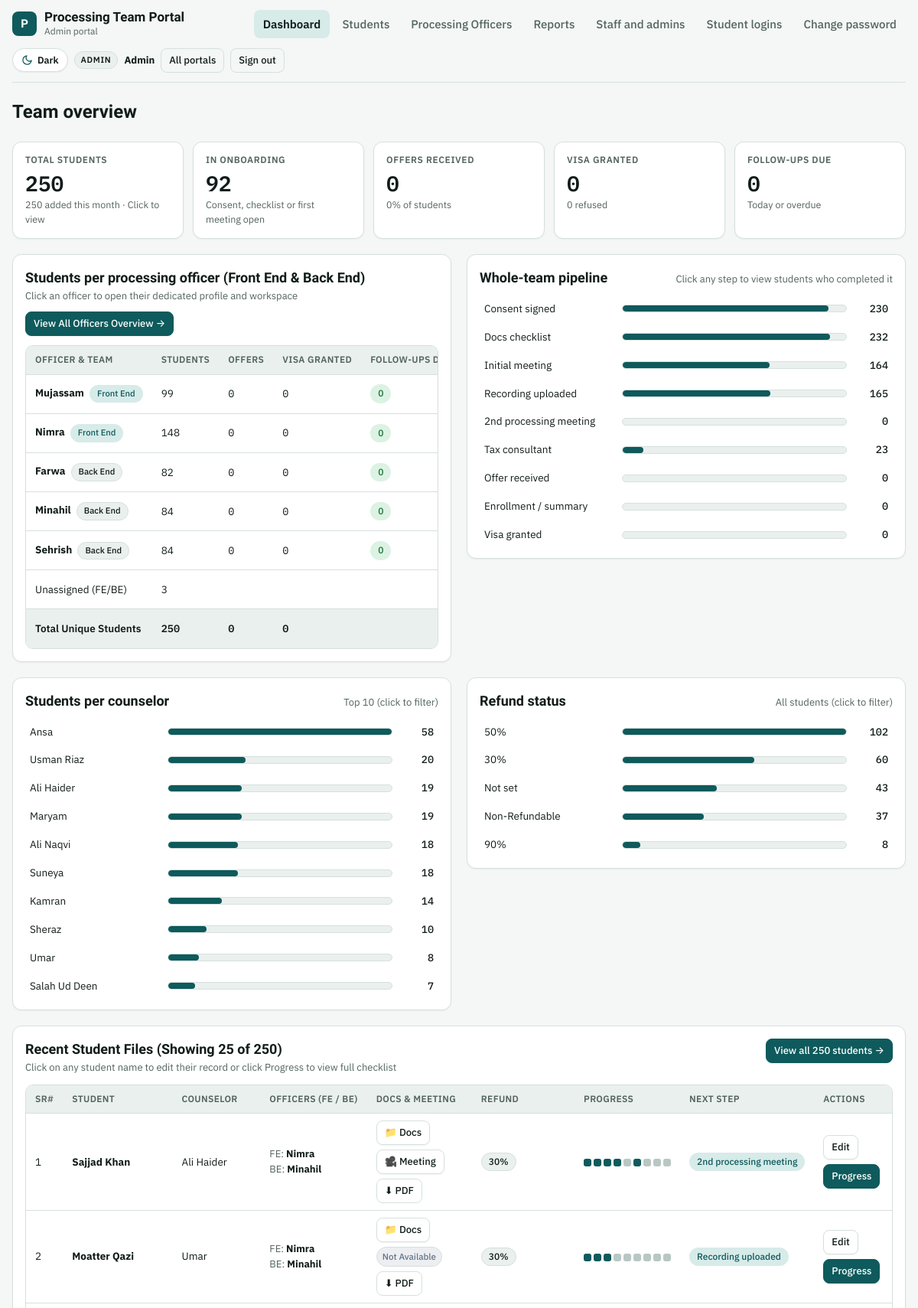
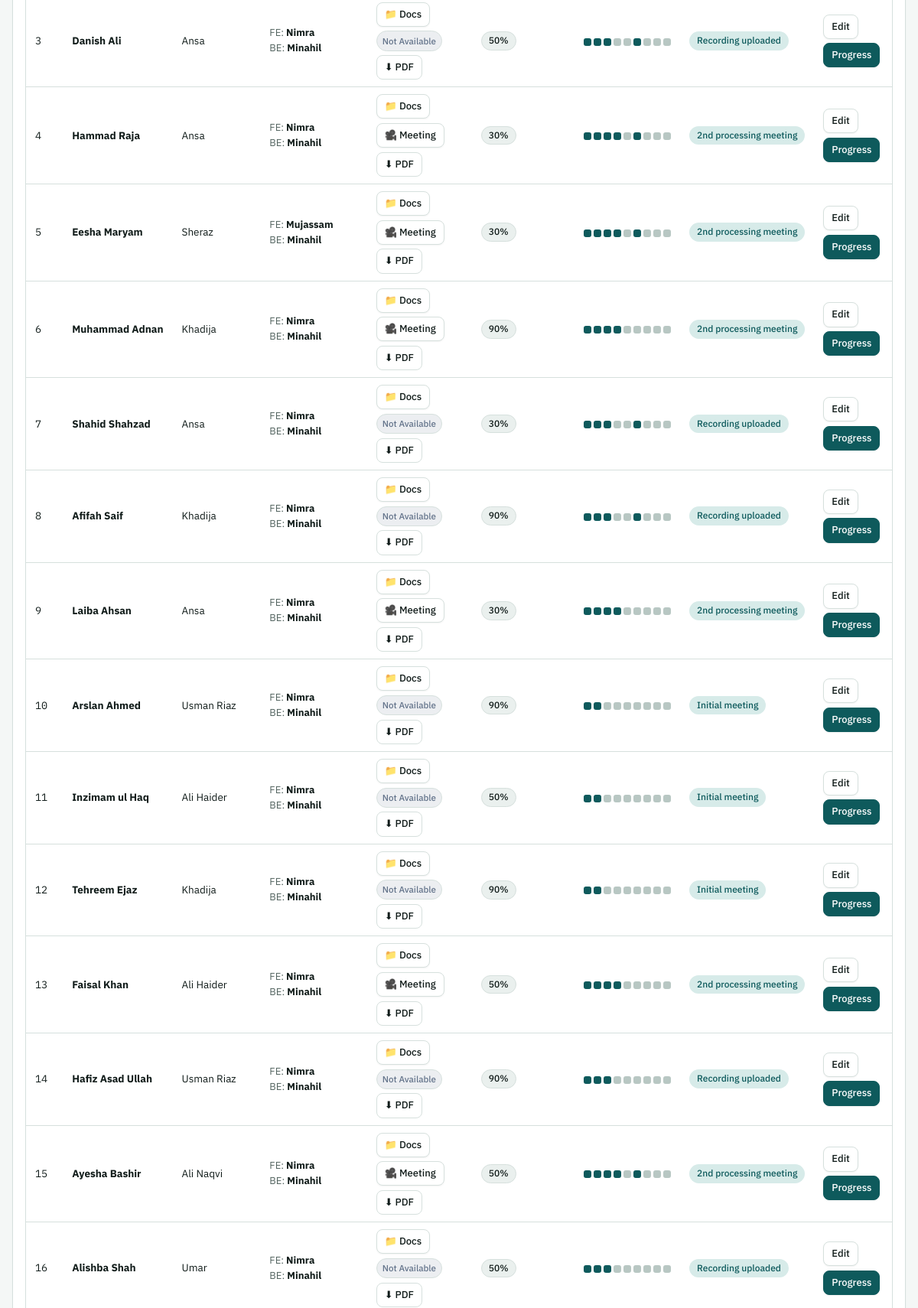
/admin/index.php (signed in, upper part), run on the app's committed database (2 pictures, top to bottom).
### tables this page shows
CREATE TABLE users (
  id                   INTEGER PRIMARY KEY AUTOINCREMENT,
  name                 TEXT NOT NULL,
  username             TEXT NOT NULL UNIQUE,
  password_hash        TEXT NOT NULL,
  role                 TEXT NOT NULL CHECK(role IN ('admin','officer','student')),
  student_id           INTEGER NULL UNIQUE,
  active               INTEGER NOT NULL DEFAULT 1,
  must_change_password INTEGER NOT NULL DEFAULT 1,
  last_login           TEXT NULL,
  created_at           TEXT NOT NULL, department TEXT DEFAULT 'backend',
  FOREIGN KEY (student_id) REFERENCES students(id) ON DELETE CASCADE
);

CREATE TABLE students (
  id                INTEGER PRIMARY KEY AUTOINCREMENT,
  name              TEXT NOT NULL,
  counselor         TEXT NULL,
  officer_id        INTEGER NULL,
  entered_by        INTEGER NULL,
  refund            TEXT NULL,
  branch            TEXT NULL,
  intake            TEXT NULL,
  received_date     TEXT NULL,
  consult1          TEXT NULL,
  consent           TEXT NULL,
  docs_checklist    TEXT NULL,
  initial_meeting   TEXT NULL,
  follow_up_1       TEXT NULL,
  recorded_uploaded TEXT NULL,
  drive_link        TEXT NULL,
  meeting_priority  TEXT NULL,
  second_meeting    TEXT NULL,
  follow_up_2       TEXT NULL,
  tax_meeting       TEXT NULL,
  follow_up_3       TEXT NULL,
  offer             TEXT NULL,
  consult2          TEXT NULL,
  disc2             TEXT NULL,
  enrollment        TEXT NULL,
  consult3          TEXT NULL,
  disc3             TEXT NULL,
  visa              TEXT NULL,
  last_installment  TEXT NULL,
  remarks           TEXT NULL,
  created_at        TEXT NOT NULL,
  updated_at        TEXT NULL
, csc_status TEXT DEFAULT NULL, csc_verified_at TEXT DEFAULT NULL, csc_verified_by INTEGER DEFAULT NULL, sheet_sr INTEGER, email TEXT, student_password TEXT, portal_id TEXT, portal_password TEXT, shortlisting TEXT, pending_docs_note TEXT, doc_request_date TEXT, enrollment_date TEXT, installment_1 TEXT, installment_2 TEXT, installment_3 TEXT, installment_4 TEXT, threat_cancellation TEXT, meeting_link TEXT, drive_files_json TEXT NULL, frontend_officer_id INTEGER DEFAULT NULL, frontend_officer_name TEXT DEFAULT NULL);

### app/pages/dashboard.php (the view, shortened to what the rows shown need)
<?php
[$w, $p] = scope_sql($u);
$rows = q("SELECT s.*, o.name AS officer_name FROM students s LEFT JOIN users o ON o.id = s.officer_id WHERE $w", $p)->fetchAll();
$admin = $u['role'] === 'admin';
$base = $admin ? 'admin' : 'officer';
page_start('Dashboard', $u, PORTALS[$u['role']]['label']);
?>
<h1><?= $admin ? 'Team overview' : 'Hello, ' . h($u['name']) ?></h1>
<div class="grid2">
<?php if ($admin):
    $officers = q("SELECT id, name, active, COALESCE(department, 'backend') AS department FROM users WHERE role = 'officer' ORDER BY department DESC, name ASC")->fetchAll(); ?>
  <section class="panel">
    <div class="panel-h">
      <div>
        <h2>Students per processing officer (Front End & Back End)</h2>
      </div>
    </div>
    <div class="tbl"><table>
      <thead><tr><th>Officer & Team</th><th>Students</th><th>Offers</th><th>Visa granted</th><th>Follow-ups due</th><th>Workspace</th></tr></thead>
      <tbody>
      <?php foreach ($officers as $o):
          $mine = array_filter($rows, fn($r) => (int)$r['officer_id'] === (int)$o['id'] || (int)($r['frontend_officer_id'] ?? 0) === (int)$o['id']);
          $d = count(array_filter(due_list($mine), fn($x) => $x['date'] <= today())); ?>
        <tr>
          <td>
            <a href="<?= h(url('admin/officers.php?id=' . $o['id'])) ?>"><b><?= h($o['name']) ?></b></a>
            <span class="pill <?= $o['department'] === 'frontend' ? 'acc' : '' ?>" style="font-size:0.7rem; margin-left:0.25rem;"><?= $o['department'] === 'frontend' ? 'Front End' : 'Back End' ?></span>
          </td>
          <td class="num"><a href="<?= h(url('admin/officers.php?id=' . $o['id'])) ?>"><?= count($mine) ?></a></td>
          <td class="num"><?= count(array_filter($mine, fn($r) => $r['offer'] === 'Yes')) ?></td>
          <td class="num"><?= count(array_filter($mine, fn($r) => $r['visa'] === 'Granted')) ?></td>
          <td><span class="pill <?= $d ? 'bad' : 'ok' ?>"><?= $d ?></span></td>
        </tr>
      <?php endforeach;
          if ($none): ?>
      </tbody>
    </table></div>
  </section>
<?php endif; ?>
  <section class="panel">
    <div class="panel-h"><h2><?= $admin ? 'Whole-team pipeline' : 'My pipeline' ?></h2><p>Click any step to view students who completed it</p></div>
  </section>
</div>
<?php if ($admin):
    $groups = function (string $key) use ($rows): array {
        $m = [];
        foreach ($rows as $r) { $k = trim((string)$r[$key]) ?: 'Not set'; $m[$k] = ($m[$k] ?? 0) + 1; }
        arsort($m);
        return array_slice($m, 0, 10, true);
    }; ?>
<div class="grid2">
  <?php foreach (['counselor' => 'Students per counselor', 'refund' => 'Refund status'] as $key => $title):
      $g = $groups($key); $max = max($g ?: [1]); ?>
  <section class="panel">
    <div class="panel-h"><h2><?= h($title) ?></h2><p><?= $key === 'counselor' ? 'Top 10 (click to filter)' : 'All students (click to filter)' ?></p></div>
    <div class="bars">
    <?php foreach ($g as $k => $c):
        $filterHref = $key === 'counselor' ? url('admin/students.php?q=' . rawurlencode((string)$k)) : url('admin/students.php?refund=' . rawurlencode((string)$k)); ?>
      <a class="bar" style="text-decoration:none; color:inherit;" href="<?= h($filterHref) ?>"><span><?= h($k) ?></span><span class="t"><i style="width:<?= round($c / $max * 100, 1) ?>%"></i></span><span class="n num"><?= $c ?></span></a>
    <?php endforeach; ?>
    </div>
  </section>
  <?php endforeach; ?>
</div>
<?php endif; ?>
<section class="panel">
  <div class="panel-h">
    <div><h2><?= $admin ? 'Recent Student Files' : 'My Assigned Students' ?> (Showing <?= min(25, count($rows)) ?> of <?= count($rows) ?>)</h2></div>
  </div>
  <?php if (!$rows): ?>
    <div class="empty">No students assigned yet.</div>
  <?php else: ?>
  <div class="tbl"><table>
    <thead><tr><th>SR#</th><th>Student</th><th>Counselor</th><?php if ($admin): ?><th>Officers (FE / BE)</th><?php endif; ?><th>Docs & Meeting</th><th>Refund</th><th>Progress</th><th>Next step</th><th>Actions</th></tr></thead>
    <tbody>
    <?php foreach (array_slice($rows, 0, 25) as $r):
        $ns = next_stage($r);
        $dLink = safe_link($r['drive_link'] ?? null);
        $hasMeeting = student_has_meeting($r);
        $mLink = url('meeting.php?id=' . (int)$r['id']);
    ?>
      <tr>
        <td class="num"><?= (int)($r['sheet_sr'] ?: $r['id']) ?></td>
        <td><a href="<?= h(url($base . '/student.php?id=' . $r['id'])) ?>"><b><?= h($r['name']) ?></b></a></td>
        <td><?= h($r['counselor'] ?: '-') ?></td>
        <?php if ($admin): ?>
          <td class="small">
            <div><span class="muted">FE:</span> <b><?= h($r['frontend_officer_name'] ?: 'Not set') ?></b></div>
            <div><span class="muted">BE:</span> <b><?= h($r['officer_name'] ?? 'Not assigned') ?></b></div>
          </td>
        <?php endif; ?>
        <td>
          <div style="display:flex; gap:0.35rem; align-items:center; flex-wrap:wrap;">
            <?php if ($dLink): ?>
              <a class="btn sm" href="<?= h($dLink) ?>" target="_blank" rel="noopener noreferrer" title="Open Google Drive Documents Folder">📁 Docs</a>
            <?php endif; ?>
            <?php if ($hasMeeting): ?>
              <a class="btn sm" href="<?= h($mLink) ?>" target="_blank" rel="noopener noreferrer" title="Open Recorded Meeting Video / Zoom">🎥 Meeting</a>
            <?php else: ?>
              <span class="pill muted" style="font-size:0.72rem; padding:0.2rem 0.45rem; background:rgba(100,116,139,0.12); color:#64748b;" title="Meeting video not available">Not Available</span>
            <?php endif; ?>
            <a class="btn sm ghost" href="<?= h(url($base . '/report.php?id=' . $r['id'] . '&format=pdf')) ?>" title="Download Complete Student PDF Dossier">⬇ PDF</a>
          </div>
        </td>
        <td><?php if ($r['refund']): ?><span class="pill <?= $r['refund'] === 'Non-Refundable' ? 'bad' : '' ?>"><?= h($r['refund']) ?></span><?php endif; ?></td>
        <td><a href="<?= h(url($base . '/progress.php?id=' . $r['id'])) ?>" title="View student progress" style="text-decoration:none; display:inline-block;"><?= progress_dots($r) ?></a></td>
        <td><?= $ns ? '<span class="pill acc">' . h($ns) . '</span>' : '<span class="pill ok">Closed</span>' ?></td>
        <td>
          <div style="display:flex; gap:0.35rem; align-items:center; flex-wrap:wrap;">
            <a class="btn sm" href="<?= h(url($base . '/student.php?id=' . $r['id'])) ?>">Edit</a>
            <a class="btn sm primary" href="<?= h(url($base . '/progress.php?id=' . $r['id'])) ?>">Progress</a>
          </div>
        </td>
      </tr>
    <?php endforeach; ?>
    </tbody>
  </table></div>
  <?php endif; ?>
</section>
<?php endif;
page_end();

### app/layout.php (shortened to what the rows shown need)
<?php
function nav_items(string $role): array {
    return match ($role) {
        'admin'   => ['admin/index.php' => 'Dashboard', 'admin/students.php' => 'Students', 'admin/officers.php' => 'Processing Officers', 'admin/reports.php' => 'Reports', 'admin/staff.php' => 'Staff and admins', 'admin/logins.php' => 'Student logins'],
        'officer' => ['officer/index.php' => 'Dashboard', 'officer/students.php' => 'My students'],
        'student' => ['student/index.php' => 'My file'],
        default   => [],
    };
}
function theme_toggle_btn(): string {
    return '<button type="button" class="theme-toggle" data-theme-toggle aria-label="Switch theme" title="Switch between Light and Dark mode" aria-pressed="false">'
         . '<svg class="icon-sun" viewBox="0 0 24 24" aria-hidden="true"><circle cx="12" cy="12" r="5"/><line x1="12" y1="1" x2="12" y2="3"/><line x1="12" y1="21" x2="12" y2="23"/><line x1="4.22" y1="4.22" x2="5.64" y2="5.64"/><line x1="18.36" y1="18.36" x2="19.78" y2="19.78"/><line x1="1" y1="12" x2="3" y2="12"/><line x1="21" y1="12" x2="23" y2="12"/><line x1="4.22" y1="19.78" x2="5.64" y2="18.36"/><line x1="18.36" y1="5.64" x2="19.78" y2="4.22"/></svg>'
         . '<svg class="icon-moon" viewBox="0 0 24 24" aria-hidden="true"><path d="M21 12.79A9 9 0 1 1 11.21 3 7 7 0 0 0 21 12.79z"/></svg>'
         . '<span data-theme-label>Dark</span>'
         . '</button>';
}
function page_start(string $title, ?array $u = null, string $portalLabel = ''): void {
    global $CONFIG;
    $self = ltrim(substr(parse_url($_SERVER['REQUEST_URI'] ?? '', PHP_URL_PATH) ?: '', strlen(base_url())), '/');
    $cookieTheme = $_COOKIE['ptp_theme'] ?? '';
    $htmlThemeAttr = in_array($cookieTheme, ['light', 'dark'], true) ? ' data-theme="' . h($cookieTheme) . '"' : '';
    ?><!doctype html>
<html lang="en"<?= $htmlThemeAttr ?>>
<head>
<link rel="stylesheet" href="<?= h(url('assets/style.css')) ?>">
</head>
<body>
<div class="wrap">
<?php if ($u): ?>
<header class="top">
  <a class="brand" href="<?= h(url('index.php')) ?>" style="text-decoration:none; color:inherit;"><div class="mark">P</div><div><div class="app"><?= h($CONFIG['app_name']) ?></div><small><?= h($portalLabel) ?></small></div></a>
  <nav class="tabs">
    <?php foreach (nav_items($u['role']) as $href => $label): ?>
      <a href="<?= h(url($href)) ?>" <?= $self === $href ? 'aria-current="page"' : '' ?>><?= h($label) ?></a>
    <?php endforeach; ?>
    <a href="<?= h(url('account/password.php?portal=' . $u['role'])) ?>" <?= $self === 'account/password.php' ? 'aria-current="page"' : '' ?>>Change password</a>
  </nav>
  <div class="who">
    <?= theme_toggle_btn() ?>
    <span class="role"><?= h(ucfirst($u['role'] === 'officer' ? 'Officer' : $u['role'])) ?></span>
    <b><?= h($u['name']) ?></b>
    <a class="btn sm ghost" href="<?= h(url('index.php')) ?>">All portals</a>
    <form method="post" action="<?= h(url('logout.php')) ?>"><button class="btn sm ghost" type="submit">Sign out</button></form>
  </div>
</header>
<?php else: ?>
<div class="guest-topbar">
  <?= theme_toggle_btn() ?>
</div>
<?php endif; ?>
<main>
<?php endforeach;
}
function page_end(): void { ?>
</main>
</div>
</body>
</html>
<?php }
function progress_dots(array $r): string {
    $o = '<span class="steps" title="' . done_count($r) . ' of ' . count(STAGES) . ' steps">';
    foreach (STAGES as $i => $_) $o .= '<i class="' . (stage_done($r, $i) ? 'd' : '') . '"></i>';
    return $o . '</span>';
}

### data on the page
users: role "Dashboard", role "Students", role "Processing Officers", role "Reports", role "Staff and admins", role "Student logins", role "ADMIN", name "Admin"
users: name "Mujassam", shows "Front End", count($mine) "99", offer "0", visa "0", d "0"
users: name "Nimra", shows "Front End", count($mine) "148", offer "0", visa "0", d "0"
users: name "Farwa", shows "Back End", count($mine) "82", offer "0", visa "0", d "0"
users: name "Minahil", shows "Back End", count($mine) "84", offer "0", visa "0", d "0", students.sheet_sr "1", students.name "Sajjad Khan", students.counselor "Ali Haider", students.frontend_officer_name "Nimra", students.refund "30%", ns "2nd processing meeting", students.sheet_sr "2", students.name "Moatter Qazi", students.counselor "Umar", shows "Not Available", ns "Recording uploaded", students.sheet_sr "3", students.name "Danish Ali", students.counselor "Ansa", students.refund "50%", students.sheet_sr "4", students.name "Hammad Raja", students.sheet_sr "5", students.name "Eesha Maryam", students.counselor "Sheraz", students.frontend_officer_name "Mujassam", students.sheet_sr "6", students.name "Muhammad Adnan", students.counselor "Khadija", students.refund "90%", students.sheet_sr "7", students.name "Shahid Shahzad", students.sheet_sr "8", students.name "Afifah Saif", students.sheet_sr "9", students.name "Laiba Ahsan", students.sheet_sr "10", students.name "Arslan Ahmed", students.counselor "Usman Riaz", ns "Initial meeting", students.sheet_sr "11", students.name "Inzimam ul Haq", students.sheet_sr "12", students.name "Tehreem Ejaz", students.sheet_sr "13", students.name "Faisal Khan", students.sheet_sr "14", students.name "Hafiz Asad Ullah", students.sheet_sr "15", students.name "Ayesha Bashir", students.counselor "Ali Naqvi", students.sheet_sr "16", students.name "Alishba Shah"
users: name "Sehrish", shows "Back End", count($mine) "84", offer "0", visa "0", d "0"
students: counselor "Ansa", refund "50%"

### other printed values
$CONFIG['app_name'] "Processing Team Portal"
$portalLabel "Admin portal"
$n "250"
$thisMonth "250"
$onb "92"
$offers "0"
$offers / $n * 100 "0"
$granted "0"
$refused "0"
$dueNow "0"
$none "3"
$s[0] "Consent signed"
$c "230"
$s[0] "Docs checklist"
$c "232"
